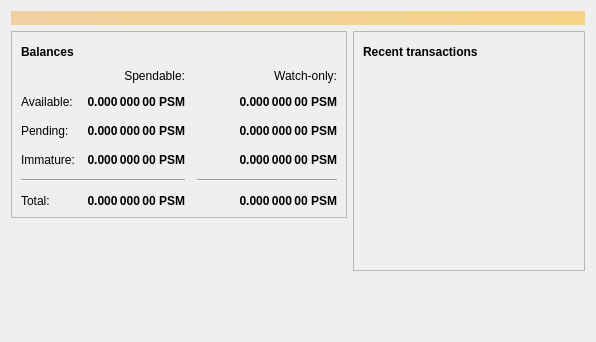
<?xml version="1.0" encoding="UTF-8"?>
<ui version="4.0">
 <class>OverviewPage</class>
 <widget class="QWidget" name="OverviewPage">
  <property name="geometry">
   <rect>
    <x>0</x>
    <y>0</y>
    <width>596</width>
    <height>342</height>
   </rect>
  </property>
  <property name="windowTitle">
   <string>Form</string>
  </property>
  <layout class="QVBoxLayout" name="topLayout">
   <item>
    <widget class="QLabel" name="labelAlerts">
     <property name="visible">
      <bool>false</bool>
     </property>
     <property name="styleSheet">
      <string notr="true">QLabel { background-color: qlineargradient(x1: 0, y1: 0, x2: 1, y2: 0, stop:0 #F0D0A0, stop:1 #F8D488); color:#000000; }</string>
     </property>
     <property name="wordWrap">
      <bool>true</bool>
     </property>
     <property name="margin">
      <number>3</number>
     </property>
     <property name="textInteractionFlags">
      <set>Qt::TextSelectableByMouse</set>
     </property>
    </widget>
   </item>
   <item>
    <layout class="QHBoxLayout" name="horizontalLayout" stretch="1,1">
     <item>
      <layout class="QVBoxLayout" name="verticalLayout_2">
       <item>
        <widget class="QFrame" name="frame">
         <property name="frameShape">
          <enum>QFrame::StyledPanel</enum>
         </property>
         <property name="frameShadow">
          <enum>QFrame::Raised</enum>
         </property>
         <layout class="QVBoxLayout" name="verticalLayout_4">
          <item>
           <layout class="QHBoxLayout" name="horizontalLayout_4">
            <item>
             <widget class="QLabel" name="label_5">
              <property name="font">
               <font>
                <weight>75</weight>
                <bold>true</bold>
               </font>
              </property>
              <property name="text">
               <string>Balances</string>
              </property>
             </widget>
            </item>
            <item>
             <widget class="QPushButton" name="labelWalletStatus">
              <property name="enabled">
               <bool>true</bool>
              </property>
              <property name="maximumSize">
               <size>
                <width>30</width>
                <height>16777215</height>
               </size>
              </property>
              <property name="toolTip">
               <string>The displayed information may be out of date. Your wallet automatically synchronizes with the Pesium network after a connection is established, but this process has not completed yet.</string>
              </property>
              <property name="text">
               <string/>
              </property>
              <property name="icon">
               <iconset resource="../bitcoin.qrc">
                <normaloff>:/icons/warning</normaloff>
                <disabledoff>:/icons/warning</disabledoff>:/icons/warning</iconset>
              </property>
              <property name="iconSize">
               <size>
                <width>24</width>
                <height>24</height>
               </size>
              </property>
              <property name="flat">
               <bool>true</bool>
              </property>
             </widget>
            </item>
            <item>
             <spacer name="horizontalSpacer_3">
              <property name="orientation">
               <enum>Qt::Horizontal</enum>
              </property>
              <property name="sizeHint" stdset="0">
               <size>
                <width>40</width>
                <height>20</height>
               </size>
              </property>
             </spacer>
            </item>
           </layout>
          </item>
          <item>
           <layout class="QGridLayout" name="gridLayout">
            <property name="spacing">
             <number>12</number>
            </property>
            <item row="2" column="2">
             <widget class="QLabel" name="labelWatchPending">
              <property name="font">
               <font>
                <weight>75</weight>
                <bold>true</bold>
               </font>
              </property>
              <property name="cursor">
               <cursorShape>IBeamCursor</cursorShape>
              </property>
              <property name="toolTip">
               <string>Unconfirmed transactions to watch-only addresses</string>
              </property>
              <property name="text">
               <string notr="true">0.000 000 00 PSM</string>
              </property>
              <property name="alignment">
               <set>Qt::AlignRight|Qt::AlignTrailing|Qt::AlignVCenter</set>
              </property>
              <property name="textInteractionFlags">
               <set>Qt::LinksAccessibleByMouse|Qt::TextSelectableByKeyboard|Qt::TextSelectableByMouse</set>
              </property>
             </widget>
            </item>
            <item row="2" column="1">
             <widget class="QLabel" name="labelUnconfirmed">
              <property name="font">
               <font>
                <weight>75</weight>
                <bold>true</bold>
               </font>
              </property>
              <property name="cursor">
               <cursorShape>IBeamCursor</cursorShape>
              </property>
              <property name="toolTip">
               <string>Total of transactions that have yet to be confirmed, and do not yet count toward the spendable balance</string>
              </property>
              <property name="text">
               <string notr="true">0.000 000 00 PSM</string>
              </property>
              <property name="alignment">
               <set>Qt::AlignRight|Qt::AlignTrailing|Qt::AlignVCenter</set>
              </property>
              <property name="textInteractionFlags">
               <set>Qt::LinksAccessibleByMouse|Qt::TextSelectableByKeyboard|Qt::TextSelectableByMouse</set>
              </property>
             </widget>
            </item>
            <item row="3" column="2">
             <widget class="QLabel" name="labelWatchImmature">
              <property name="font">
               <font>
                <weight>75</weight>
                <bold>true</bold>
               </font>
              </property>
              <property name="cursor">
               <cursorShape>IBeamCursor</cursorShape>
              </property>
              <property name="toolTip">
               <string>Mined balance in watch-only addresses that has not yet matured</string>
              </property>
              <property name="text">
               <string notr="true">0.000 000 00 PSM</string>
              </property>
              <property name="alignment">
               <set>Qt::AlignRight|Qt::AlignTrailing|Qt::AlignVCenter</set>
              </property>
              <property name="textInteractionFlags">
               <set>Qt::LinksAccessibleByMouse|Qt::TextSelectableByKeyboard|Qt::TextSelectableByMouse</set>
              </property>
             </widget>
            </item>
            <item row="4" column="0" colspan="2">
             <widget class="Line" name="line">
              <property name="orientation">
               <enum>Qt::Horizontal</enum>
              </property>
             </widget>
            </item>
            <item row="4" column="2">
             <widget class="Line" name="lineWatchBalance">
              <property name="sizePolicy">
               <sizepolicy hsizetype="Preferred" vsizetype="Fixed">
                <horstretch>0</horstretch>
                <verstretch>0</verstretch>
               </sizepolicy>
              </property>
              <property name="minimumSize">
               <size>
                <width>140</width>
                <height>0</height>
               </size>
              </property>
              <property name="orientation">
               <enum>Qt::Horizontal</enum>
              </property>
             </widget>
            </item>
            <item row="5" column="0">
             <widget class="QLabel" name="labelTotalText">
              <property name="text">
               <string>Total:</string>
              </property>
             </widget>
            </item>
            <item row="3" column="1">
             <widget class="QLabel" name="labelImmature">
              <property name="font">
               <font>
                <weight>75</weight>
                <bold>true</bold>
               </font>
              </property>
              <property name="cursor">
               <cursorShape>IBeamCursor</cursorShape>
              </property>
              <property name="toolTip">
               <string>Mined balance that has not yet matured</string>
              </property>
              <property name="text">
               <string notr="true">0.000 000 00 PSM</string>
              </property>
              <property name="alignment">
               <set>Qt::AlignRight|Qt::AlignTrailing|Qt::AlignVCenter</set>
              </property>
              <property name="textInteractionFlags">
               <set>Qt::LinksAccessibleByMouse|Qt::TextSelectableByKeyboard|Qt::TextSelectableByMouse</set>
              </property>
             </widget>
            </item>
            <item row="2" column="3">
             <spacer name="horizontalSpacer_2">
              <property name="orientation">
               <enum>Qt::Horizontal</enum>
              </property>
              <property name="sizeHint" stdset="0">
               <size>
                <width>40</width>
                <height>20</height>
               </size>
              </property>
             </spacer>
            </item>
            <item row="3" column="0">
             <widget class="QLabel" name="labelImmatureText">
              <property name="text">
               <string>Immature:</string>
              </property>
             </widget>
            </item>
            <item row="5" column="1">
             <widget class="QLabel" name="labelTotal">
              <property name="font">
               <font>
                <weight>75</weight>
                <bold>true</bold>
               </font>
              </property>
              <property name="cursor">
               <cursorShape>IBeamCursor</cursorShape>
              </property>
              <property name="toolTip">
               <string>Your current total balance</string>
              </property>
              <property name="text">
               <string notr="true">0.000 000 00 PSM</string>
              </property>
              <property name="alignment">
               <set>Qt::AlignRight|Qt::AlignTrailing|Qt::AlignVCenter</set>
              </property>
              <property name="textInteractionFlags">
               <set>Qt::LinksAccessibleByMouse|Qt::TextSelectableByKeyboard|Qt::TextSelectableByMouse</set>
              </property>
             </widget>
            </item>
            <item row="5" column="2">
             <widget class="QLabel" name="labelWatchTotal">
              <property name="font">
               <font>
                <weight>75</weight>
                <bold>true</bold>
               </font>
              </property>
              <property name="cursor">
               <cursorShape>IBeamCursor</cursorShape>
              </property>
              <property name="toolTip">
               <string>Current total balance in watch-only addresses</string>
              </property>
              <property name="text">
               <string notr="true">0.000 000 00 PSM</string>
              </property>
              <property name="alignment">
               <set>Qt::AlignRight|Qt::AlignTrailing|Qt::AlignVCenter</set>
              </property>
              <property name="textInteractionFlags">
               <set>Qt::LinksAccessibleByMouse|Qt::TextSelectableByKeyboard|Qt::TextSelectableByMouse</set>
              </property>
             </widget>
            </item>
            <item row="0" column="2">
             <widget class="QLabel" name="labelWatchonly">
              <property name="text">
               <string>Watch-only:</string>
              </property>
              <property name="alignment">
               <set>Qt::AlignRight|Qt::AlignTrailing|Qt::AlignVCenter</set>
              </property>
             </widget>
            </item>
            <item row="1" column="0">
             <widget class="QLabel" name="labelBalanceText">
              <property name="text">
               <string>Available:</string>
              </property>
             </widget>
            </item>
            <item row="1" column="1">
             <widget class="QLabel" name="labelBalance">
              <property name="font">
               <font>
                <weight>75</weight>
                <bold>true</bold>
               </font>
              </property>
              <property name="cursor">
               <cursorShape>IBeamCursor</cursorShape>
              </property>
              <property name="toolTip">
               <string>Your current spendable balance</string>
              </property>
              <property name="text">
               <string notr="true">0.000 000 00 PSM</string>
              </property>
              <property name="alignment">
               <set>Qt::AlignRight|Qt::AlignTrailing|Qt::AlignVCenter</set>
              </property>
              <property name="textInteractionFlags">
               <set>Qt::LinksAccessibleByMouse|Qt::TextSelectableByKeyboard|Qt::TextSelectableByMouse</set>
              </property>
             </widget>
            </item>
            <item row="1" column="2">
             <widget class="QLabel" name="labelWatchAvailable">
              <property name="font">
               <font>
                <weight>75</weight>
                <bold>true</bold>
               </font>
              </property>
              <property name="cursor">
               <cursorShape>IBeamCursor</cursorShape>
              </property>
              <property name="toolTip">
               <string>Your current balance in watch-only addresses</string>
              </property>
              <property name="text">
               <string notr="true">0.000 000 00 PSM</string>
              </property>
              <property name="alignment">
               <set>Qt::AlignRight|Qt::AlignTrailing|Qt::AlignVCenter</set>
              </property>
              <property name="textInteractionFlags">
               <set>Qt::LinksAccessibleByMouse|Qt::TextSelectableByKeyboard|Qt::TextSelectableByMouse</set>
              </property>
             </widget>
            </item>
            <item row="2" column="0">
             <widget class="QLabel" name="labelPendingText">
              <property name="text">
               <string>Pending:</string>
              </property>
             </widget>
            </item>
            <item row="0" column="1">
             <widget class="QLabel" name="labelSpendable">
              <property name="text">
               <string>Spendable:</string>
              </property>
              <property name="alignment">
               <set>Qt::AlignRight|Qt::AlignTrailing|Qt::AlignVCenter</set>
              </property>
             </widget>
            </item>
           </layout>
          </item>
         </layout>
        </widget>
       </item>
       <item>
        <spacer name="verticalSpacer">
         <property name="orientation">
          <enum>Qt::Vertical</enum>
         </property>
         <property name="sizeHint" stdset="0">
          <size>
           <width>20</width>
           <height>40</height>
          </size>
         </property>
        </spacer>
       </item>
      </layout>
     </item>
     <item>
      <layout class="QVBoxLayout" name="verticalLayout_3">
       <item>
        <widget class="QFrame" name="frame_2">
         <property name="frameShape">
          <enum>QFrame::StyledPanel</enum>
         </property>
         <property name="frameShadow">
          <enum>QFrame::Raised</enum>
         </property>
         <layout class="QVBoxLayout" name="verticalLayout">
          <item>
           <layout class="QHBoxLayout" name="horizontalLayout_2">
            <item>
             <widget class="QLabel" name="label_4">
              <property name="font">
               <font>
                <weight>75</weight>
                <bold>true</bold>
               </font>
              </property>
              <property name="text">
               <string>Recent transactions</string>
              </property>
             </widget>
            </item>
            <item>
             <widget class="QPushButton" name="labelTransactionsStatus">
              <property name="enabled">
               <bool>true</bool>
              </property>
              <property name="maximumSize">
               <size>
                <width>30</width>
                <height>16777215</height>
               </size>
              </property>
              <property name="toolTip">
               <string>The displayed information may be out of date. Your wallet automatically synchronizes with the Pesium network after a connection is established, but this process has not completed yet.</string>
              </property>
              <property name="text">
               <string/>
              </property>
              <property name="icon">
               <iconset resource="../bitcoin.qrc">
                <normaloff>:/icons/warning</normaloff>
                <disabledoff>:/icons/warning</disabledoff>:/icons/warning</iconset>
              </property>
              <property name="iconSize">
               <size>
                <width>24</width>
                <height>24</height>
               </size>
              </property>
              <property name="flat">
               <bool>true</bool>
              </property>
             </widget>
            </item>
            <item>
             <spacer name="horizontalSpacer">
              <property name="orientation">
               <enum>Qt::Horizontal</enum>
              </property>
              <property name="sizeHint" stdset="0">
               <size>
                <width>40</width>
                <height>20</height>
               </size>
              </property>
             </spacer>
            </item>
           </layout>
          </item>
          <item>
           <widget class="QListView" name="listTransactions">
            <property name="styleSheet">
             <string notr="true">QListView { background: transparent; }</string>
            </property>
            <property name="frameShape">
             <enum>QFrame::NoFrame</enum>
            </property>
            <property name="verticalScrollBarPolicy">
             <enum>Qt::ScrollBarAlwaysOff</enum>
            </property>
            <property name="horizontalScrollBarPolicy">
             <enum>Qt::ScrollBarAlwaysOff</enum>
            </property>
            <property name="selectionMode">
             <enum>QAbstractItemView::NoSelection</enum>
            </property>
           </widget>
          </item>
         </layout>
        </widget>
       </item>
       <item>
        <spacer name="verticalSpacer_2">
         <property name="orientation">
          <enum>Qt::Vertical</enum>
         </property>
         <property name="sizeHint" stdset="0">
          <size>
           <width>20</width>
           <height>40</height>
          </size>
         </property>
        </spacer>
       </item>
      </layout>
     </item>
    </layout>
   </item>
  </layout>
 </widget>
 <resources/>
 <connections/>
</ui>
